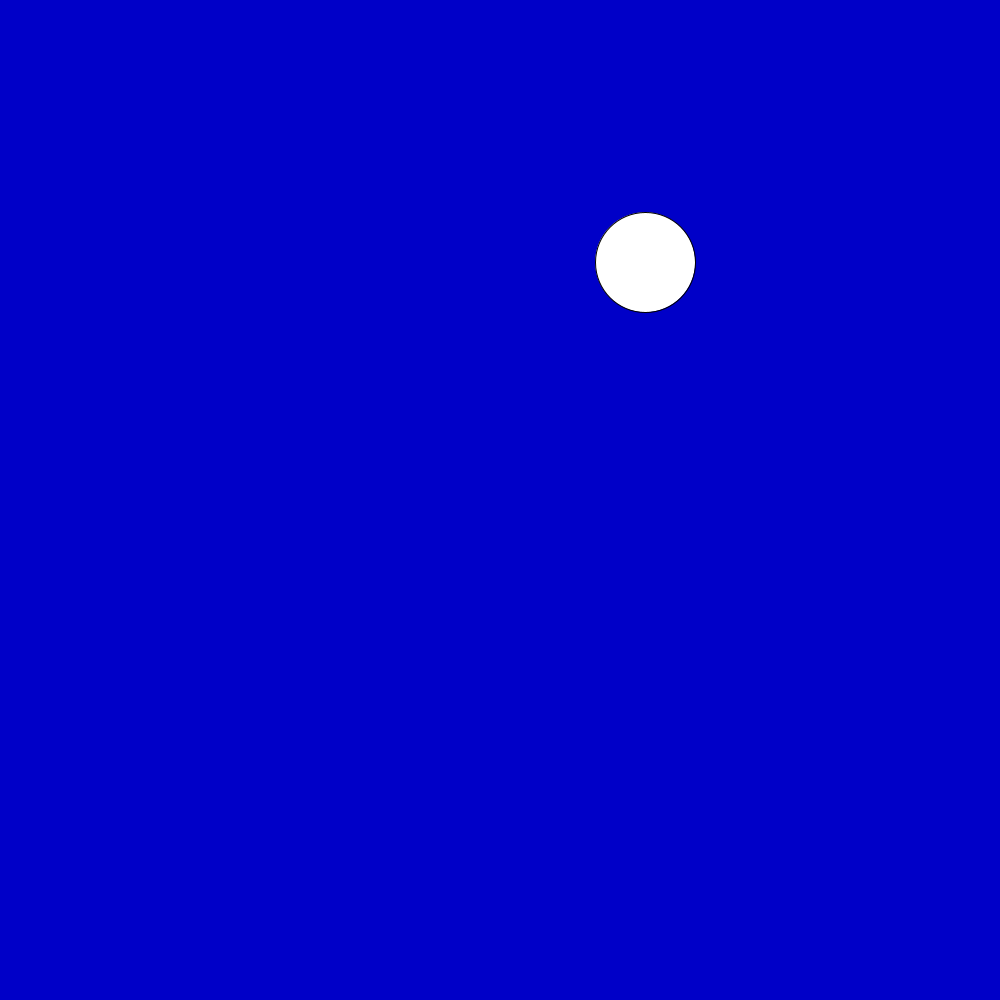
Frame 1 (no input)
Frame 60 (the mouse pressed at the canvas centre just before this capture): identical to frame 1, image omitted
Frame 120 (the mouse held since frame 60 and released just before this capture): identical to frame 1, image omitted

The Processing sketch that drew this single still picture (run headless with seeded random() and noise(); from frame 60 on, the mouse is pressed at the canvas centre):

// Processing sketch: NaturalSelectionReproduction
// ── NaturalSelectionReproduction.pde
public ArrayList<Agent> agents = new ArrayList<Agent>(); //List of all agents

void setup() {
  size(1000, 1000);
  agents.add(
    new Agent( //Add a random agent
      random(5, width - 5),
      random(5, height - 5),
      random(1, 6),
      random(.03, .09)
    )
  );
}

void draw() {
  background(0,0,200);
  for(int i = 0; i < agents.size(); i++) { //for each agent
    agents.get(i).render(); //render the agent
  }
}

void keyPressed() {
  ArrayList<Agent> newList = new ArrayList<Agent>();
  for(int i = 0; i < agents.size(); i++) { //for each agent
    Agent agent = agents.get(i); //Agent instance
    Agent newAgent = agent.Reproduce(); //New agent
    newList.add(newAgent); //append the new agent to the temp list
    println( //Print the agents stats
      "New Agent Stats:\n", 
       "Speed: ", newAgent.speed, "\n",
       "Strength: ", newAgent.strength, "\n"
    );
  }
  agents.addAll(newList); //append templist to new list
}

// ── Agent.pde
class Agent {
  public float xPos = width / 2; //Default x-position of the agent
  public float yPos = height / 2; //Default y-position of the agent
  public float speed = .05; //Default speed of the agent
  public float strength = 1; //Default stength of the agent
  public float size = 100; //Default size of the agent
 
  public Agent() { } //Constructor uses default values
  
  public Agent(float x, float y, float st, float sp) {
    xPos = x;
    yPos = y;
    strength = st;
    speed = sp;
  }
  
  public void render() { 
    ellipseMode(CENTER);
    ellipse(xPos, yPos, size, size); //render the agent
  }
  
  public Agent Reproduce() { //Called when agent is to duplicate
    Agent newAgent = new Agent(); //New agent created during reproduction
    
    //random position on the board
    newAgent.xPos = random(5, width - 5); 
    newAgent.yPos = random(5, height - 5);
    
    //Set new speed value
    int speedLower = int(random(1)); //increase or decrease
    if(speedLower == 1) { //Increase
      newAgent.speed = speed + random(speed * .09, speed * .5); //Increase the speed semi-randomly
    }
    else { //Decrease
      newAgent.speed = (speed + random(speed * .09, speed * .5)) * -1; //Decrease the speed semi-randomly
    }
    
    //Set new strength value
    if(newAgent.speed > speed) { //Decrease
      newAgent.strength = strength - random(strength * .09, strength * .5); //Decrease the strength semi-randomly
    }
    
    else if(newAgent.speed < speed) { //Increase
      newAgent.strength = strength + random(strength * .09, strength * .5); //Increase the strength semi-randomly
    }
    
    else { //Neither
      newAgent.strength = strength;
    }
    
    //Floor the values
    if(newAgent.speed < .01) { //lowest speed value is .01, cannot go lower
      newAgent.speed = .01;
    }
    
    if(newAgent.strength < 1) { //lowest strength value is 1, cannot go lower
      newAgent.speed = 1;
    }
    return newAgent;
    
  }

}
